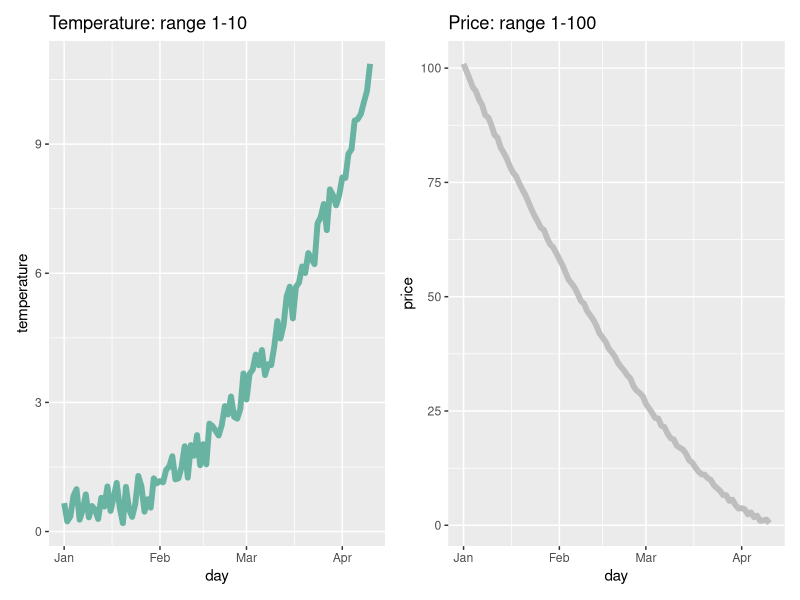
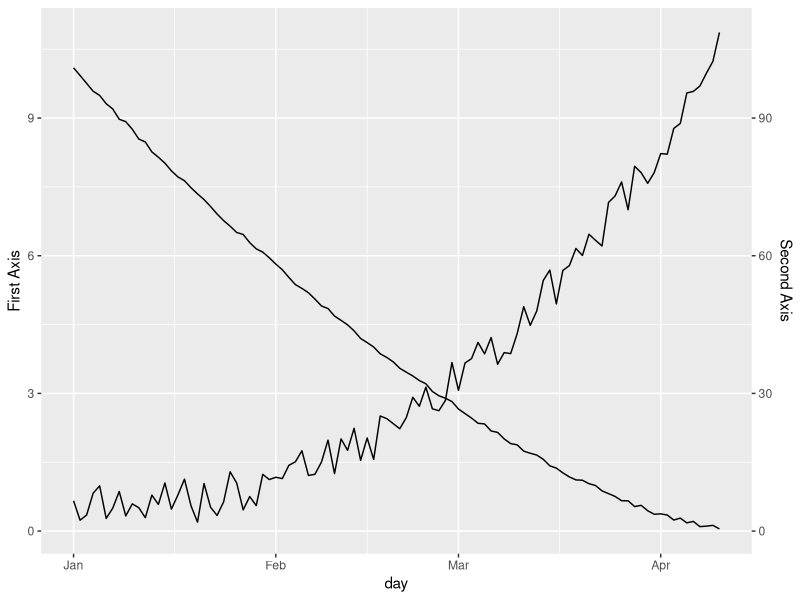

The R script that drew these images, in order:
# Libraries
library(ggplot2)
library(dplyr)
library(patchwork) # To display 2 charts together


# Build dummy data
data <- data.frame(
    day = as.Date("2019-01-01") + 0:99,
    temperature = runif(100) + seq(1,100)^2.5 / 10000,
    price = runif(100) + seq(100,1)^1.5 / 10
)

# Most basic line chart
p1 <- ggplot(data, aes(x=day, y=temperature)) +
    geom_line(color="#69b3a2", linewidth=2) +
    ggtitle("Temperature: range 1-10") 

p2 <- ggplot(data, aes(x=day, y=price)) +
    geom_line(color="grey",linewidth=2) +
    ggtitle("Price: range 1-100") 

# Display both charts side by side thanks to the patchwork package
p1 + p2



### same plot diff axes
# Value used to transform the data
coeff <- 10

ggplot(data, aes(x=day)) +
    
    geom_line( aes(y=temperature)) + 
    geom_line( aes(y=price / coeff)) + # Divide by 10 to get the same range than the temperature
    
    scale_y_continuous(
        
        # Features of the first axis
        name = "First Axis",
        
        # Add a second axis and specify its features
        sec.axis = sec_axis(~.*coeff, name="Second Axis")
    )
